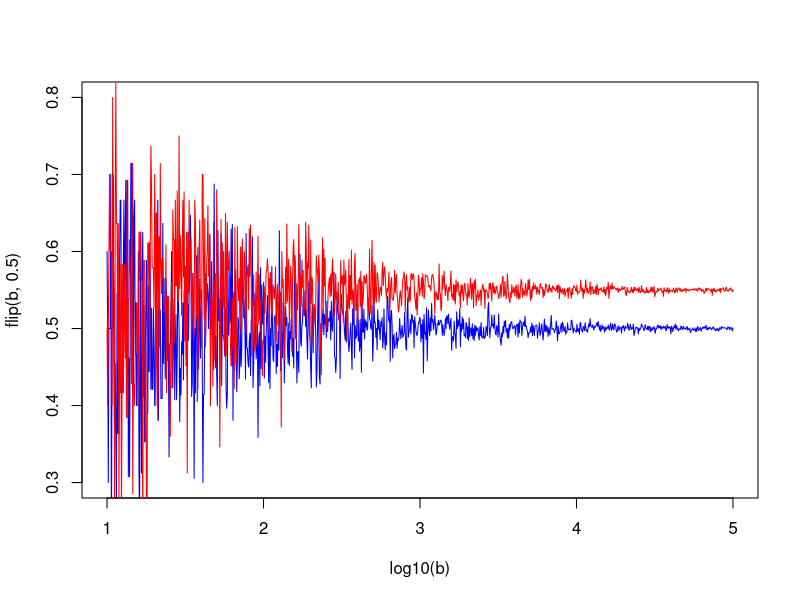
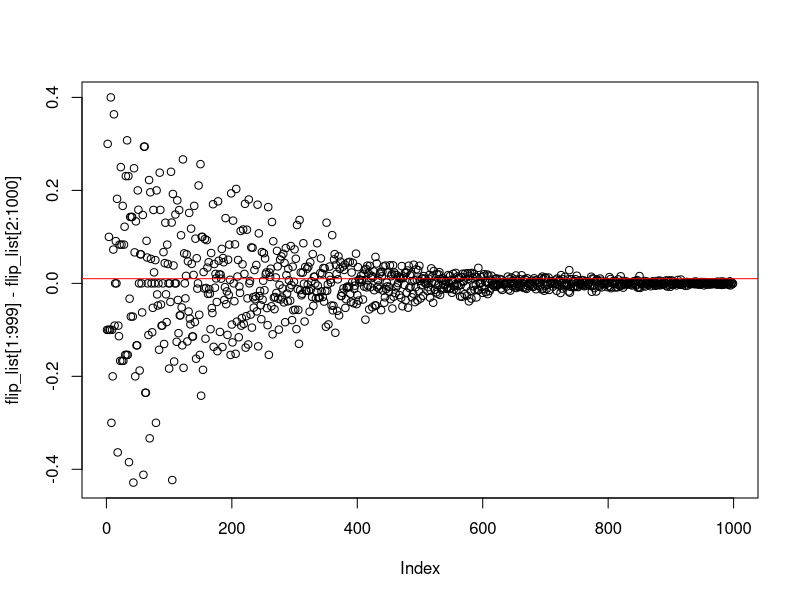
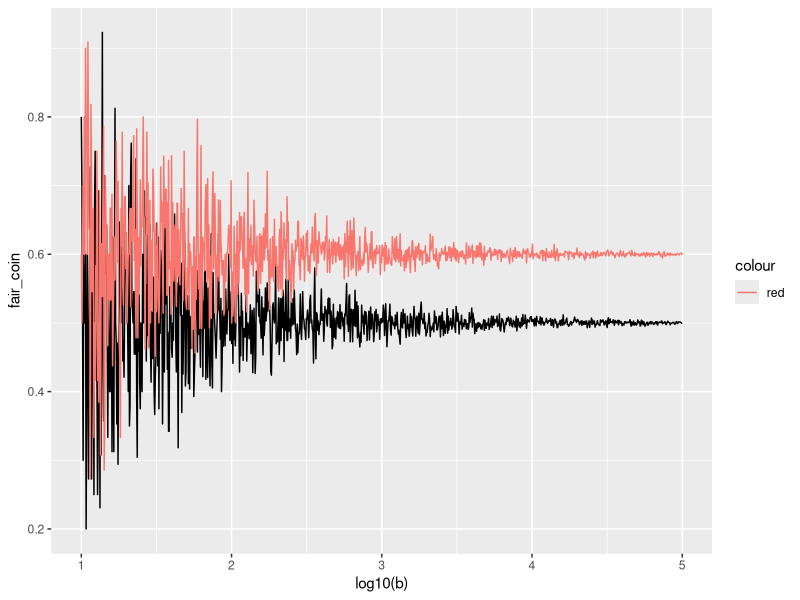
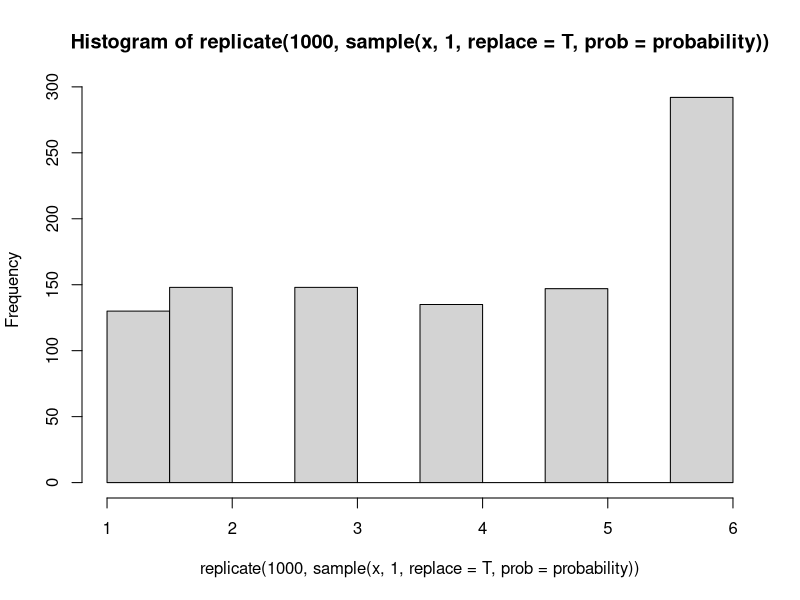

Write R code to recreate these figures, in order.
b<-10^seq(1,5,len=1000) #creates a 1000 simulations ranging frmo 10^1 to 10^5


#flip is a funciton that takes two parameters, b and x, which are the number of simulations and the probablity of the coin with a default of .5, also known as 50/50
flip <-function(b,x=.5){
  sapply(b,                   #lapply takes a vector and then applies a function with that vector
         function(b) mean(rbinom(b,1,x)))  #rbinom is a base R function that randonly generates values based on the binomial forumla
}

plot(log10(b),flip(b,.5),type='l',col='blue',ylim = c(.3,.8))  #plot will create a graph with log10(b) as the x axes and then pots the result of the flip() function above
lines(log10(b),flip(b,.55),type='l',col='red')  #lines is like plot, but instead of creating a new plot, it overlays over top of the current plot

flip_list<-flip(b,.5)

plot(flip_list[1:999]-flip_list[2:1000])
abline(h=.01, col='red')


fair_coin<-flip(b,.5)
unfair_coin<-flip(b,.6)
df<-data.frame(fair_coin,unfair_coin)
library(ggplot2)
p<-ggplot(data=df,aes(x=log10(b),y=fair_coin))+geom_line() #makes first graph, saves to 'p'

p+ geom_line(aes(x=log10(b),y=unfair_coin,col='red')) #adds new graph to 'p'





rbinom(10,10,.5) # 10 is the number of observations while '1' is the number of trials. So, if this were 10 as well, there would a sum of 'successes' that were less than 10
dbinom(3,10,.5)  # this determines the density,  aka probability of exact outcome, so x= 3 heads out of 10, is not the cumulative 0-3 but exactly 3 for example. for cumulative, use pbinom, or sum dbinom:
sum(dbinom(3,10,.5),dbinom(2,10,.5),dbinom(1,10,.5),dbinom(0,10,.5))
pbinom(3,10,.5)




#coin_flip() does the flipping, two styles, by thumb is standard

coin_flip<-function(type = .5, bias = .1){
  rbinom(1,1,type+bias)
}
mean(replicate(100,coin_flip()))

#coin will be either unbiased or biased.  

Bag_of_coins<- c(rep(.5,9),.6) #lists 9 fair coins, one biased coin at .6
sample<-sample(Bag_of_coins,5,replace = F) #picks 5 coins randomly from bag
coin_flip(type=sample,bias=0)


#expected value
x<-c(1,2,3,4,5,6) # single dice
probability<-(c(rep(1/7,5),.2857143)) #probabilty that the dice is loaded for 6
  hist(replicate(1000,sample(x,1,replace = T,prob=probability)))
  

  x<-c(0,1) # single coin, 0=Tails
  probability<-c(.5,.5) #probabilty that the coin is fair = .5
  mean(replicate(1000,sample(x,1,replace = T,prob=probability)))
  
#simulation game
  
  
  
   
  #flip game 
  #establish players, beginning money
  Player_class<-function(s,p){
    value<-list("stash"=s,"player_name"=p)
      attr(value, "class") <- "player"
    value}
  
  flip<-function(obj){
      UseMethod("flip")
  }
  
  flip.default<-function(obj,p=.5){
    value<-rbinom(1,1,p)
    value
  }
  
  flip.player<-function(obj,p=.5){
    value<-rbinom(1,1,p)
    value
  }
  
  p1<-Player_class(10,'p1')
  p2<-Player_class(10,'p2')
  
  flip(p1)  #this is a method, a function, called for player1 'p1' where rbinom produces a coint toss
  #questions: how to modify probablity from default of .5?
  # 
  
  n<-2  #number of players
  
  for (i in 1:n){print(i)}
  
  
  
  p1<-10;p2<-10
  #player_stash <- 10
  # 1. 
  bet_options<-c(1,2,3)
  bet<-sample(bet_options,1)
  
  #4 determine winner or loser
  #     person who flips calls h/t
  call_coin<-sample(c(1,0),1)
  ifelse(call_coin==1,print("I call heads"),print("I call tails"))
  
  
  #flip coin
      flip<-rbinom(1,1,.5)
      ifelse(flip==1,print("Heads"),print("Tails"))
  if(call_coin - flip==0){
    p1<-p1+bet
    p2<-p2-bet
    }else{
       p1<-p1-bet
       p2<-p2+bet}
      
  # if call - flip  != 0 then non caller wins
  # winner has their stash += bet
  # loser has tehir stash reduced -= bet
  
  
  
  #sample from 
      
      
      
      
      
      
      
      
      
      
      
      
      
      
      
################
      #object oriented Programming#
library(R6)

      Player<-R6Class("Player",
                      public = list(
                        name = NULL,
                        stash = NULL,
                        betting_style = NULL,
                        initialize = function(name = NA, stash = NA, betting_style = 2) {
                          self$name <- name  #these functions will be called upon intitializing new objects
                          self$stash <- stash
                          self$betting_style<-betting_style
                          self$greet()
                          },
                        set_stash = function(val) {
                          self$stash <- val
                        },
                        greet = function() {
                          cat(paste0("Hello, my name is ", self$name, ".\n"))
                          cat(paste0("My stash of chips is ", self$stash, ".\n"))
                          cat(paste0("My style of betting is ", self$betting_style, ".\n"))
                        },
                        call_coin = function(){
                          call<-ifelse(sample(c(1,0),1)==1,'Heads!','Tails!')
                          cat(paste0("I call ",call,"\n"))
                      }
                      )
      )
p1<-Player$new("Brian",10,3)      
p2<-Player$new("Julie",10)      
      
Betting_Game<-R6Class('Betting_Game',
                            public = list(
                              
                            )
        
      )
      
